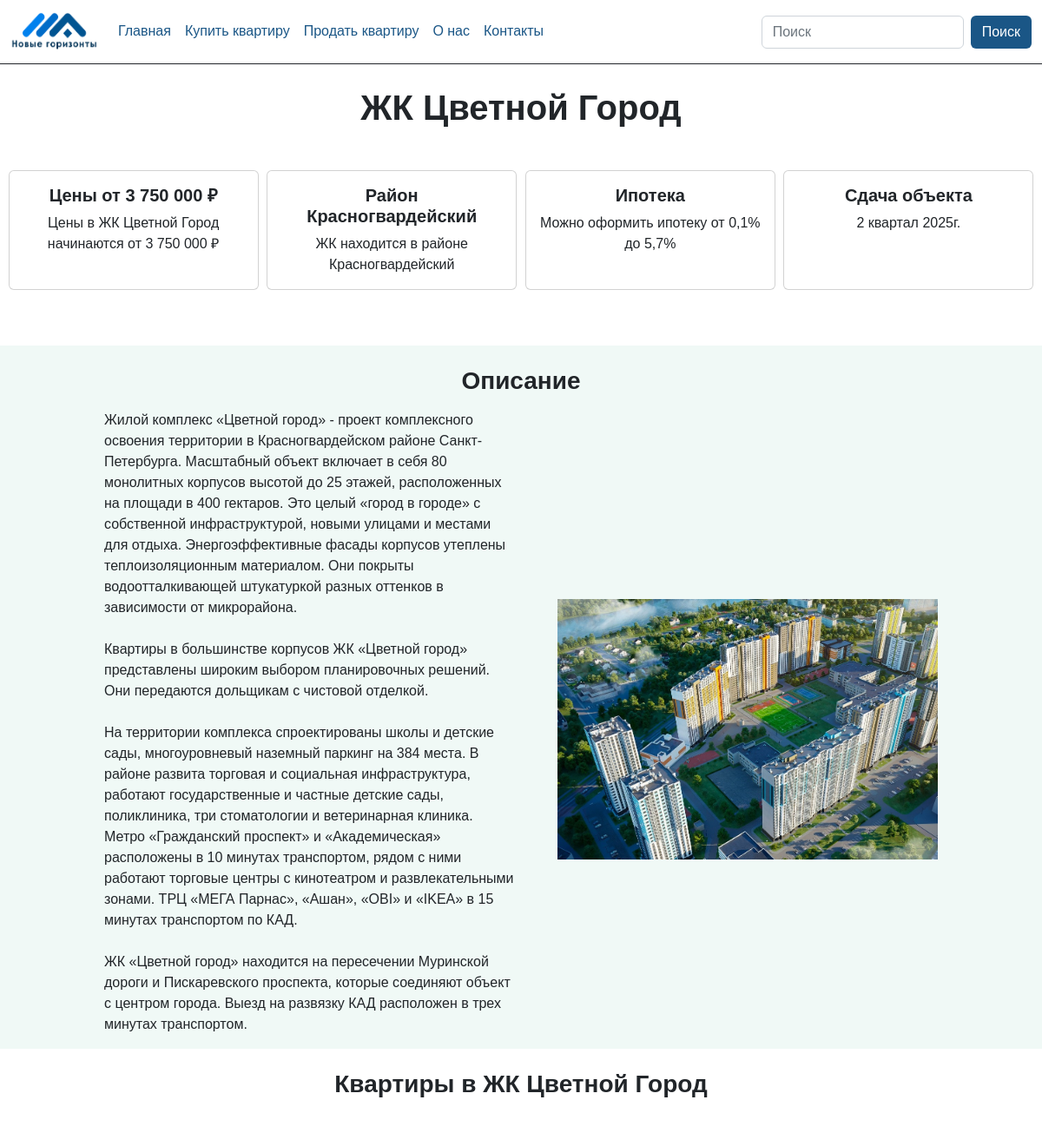
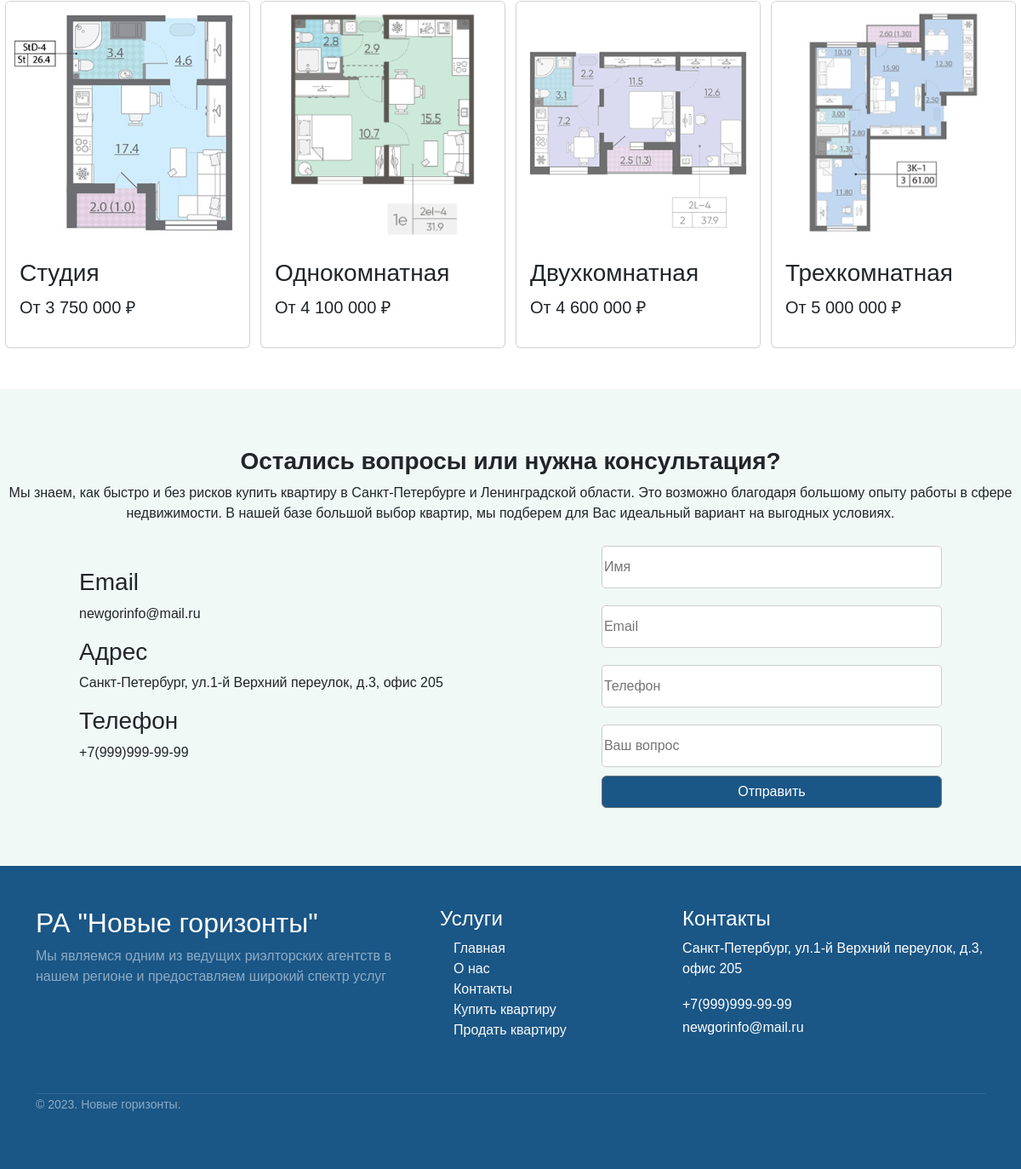
Page /sale/sale/5/ on the committed database (2 pictures, top to bottom).
### flats_sale/models.py (models this page shows, shortened)
class Flat(models.Model):
    object_name=models.ForeignKey(Object, on_delete=models.CASCADE, verbose_name="Объект")
    price=models.PositiveIntegerField(verbose_name='Цена')
    text=models.TextField(blank=False, verbose_name="Описание")
    img=models.ImageField(upload_to="%Y/%m/%d/", verbose_name="Изображение")
    class Meta:
       verbose_name = 'Объявление'
       verbose_name_plural = 'Объявления'

class Object(models.Model):
    name=models.CharField(max_length=128, verbose_name="Название")
    text=models.TextField(blank=False, verbose_name="Описание")
    location=models.CharField(max_length=128, verbose_name="Расположение")
    class Meta:
       verbose_name = 'Объект'
       verbose_name_plural = 'Объекты'
    def __str__(self):
       return self.name

class Category(models.Model):
    name=models.CharField(max_length=128, verbose_name="Название")
    object_name=models.ForeignKey(Object, on_delete=models.CASCADE, verbose_name="Объект")
    price=models.PositiveIntegerField(verbose_name="Цена")
    img=models.ImageField(upload_to="%Y/%m/%d/", verbose_name="Изображение")
    floors = models.ManyToManyField(Floor)
    class Meta:
       verbose_name = 'Категория'
       verbose_name_plural = 'Категории'

### flats_sale/views.py (the view)
# urls.py: path("sale/<int:pk>/", sale_id_view,  name="flat"),
def sale_id_view(request, pk):
    object_list = Object.objects.filter(pk=pk)
    category_list = Category.objects.filter(object_name=pk)
    pk = get_object_or_404(Flat, pk=pk)
    if request.method=="POST":
        form = CommentForm(request.POST, request.FILES)
        if form.is_valid():
            obj = Comment() #gets new object
            obj.author = form.cleaned_data['author']
            obj.email = form.cleaned_data['email']
            obj.phone = form.cleaned_data['phone']
            obj.text = form.cleaned_data['text']
            obj.save()
            messages.success(request, 'Ваша заявка отправлена')
            form = CommentForm()
    else:
        form = CommentForm()
    context = {"pk": pk, 'page': 'flats',  # 'comments_list':comments,
               'form': form, 'category_list': category_list,
               'object_list': object_list}
    return render(request, "flats_sale/flats_detail.html", context)

### comment/forms.py
class CommentForm(forms.Form):
    author = forms.CharField(widget=forms.TextInput(attrs={"class":"myfield", 'placeholder': 'Имя'}), label=_(u'Имя'))
    email=forms.CharField(widget=forms.TextInput(attrs={"class":"myfield", 'placeholder': 'Email'}))
    phone=forms.CharField(widget=forms.TextInput(attrs={"class":"myfield", 'placeholder': 'Телефон'}), label=_(u'Телефон'))
    text = forms.CharField(widget=forms.TextInput(attrs={"class":"myfield", 'placeholder': 'Ваш вопрос'}), label=_(u'Ваш вопрос'))
    class Meta:
        model = Comment
        exclude = ('date_of_create','published','post')

### flats_sale/templates/flats_sale/flats_detail.html (shortened to what this page needs)
{% extends "root.html" %}
{% load humanize %}
{% block content %}
{% for object in object_list %}
<div style="margin-top: 100px;">
    <h1 class="text-center fw-bold">{{ pk.object_name }}</h1>
</div>
<div class="mt-5 d-flex justify-content-evenly">
    <div class="card mb-3" style="width: 18rem; background-color: #fffff;">
      <div class="card-body">
        <h5 class="card-title text-dark text-center fw-bold">Цены от {{ pk.price|floatformat:0|intcomma }} ₽</h5>
        <p class="card-text text-dark text-center">Цены в {{ pk.object_name }} начинаются от {{ pk.price|floatformat:0|intcomma }} ₽</p>
      </div>
    </div>
    <div class="card mb-3" style="width: 18rem; background-color: #fffff;">
      <div class="card-body">
        <h5 class="card-title text-dark text-center fw-bold">Район {{ object.location }}</h5>
        <p class="card-text text-dark text-center">ЖК находится в районе {{ object.location }}</p>
      </div>
    </div>
    <div class="card mb-3" style="width: 18rem; background-color: #fffff;">
      <div class="card-body">
        <h5 class="card-title text-dark text-center fw-bold">Ипотека</h5>
        <p class="card-text text-dark text-center">Можно оформить ипотеку от 0,1% до 5,7%</p>
      </div>
    </div>
    <div class="card mb-3" style="width: 18rem; background-color: #fffff;">
      <div class="card-body">
        <h5 class="card-title text-dark text-center fw-bold">Сдача объекта</h5>
        <p class="card-text text-dark text-center">2 квартал 2025г.</p>
      </div>
    </div>
</div>
<div class="mt-5 d-flex flex-column align-items-center justify-content-center w-100" style="background-color: #F0F9F6; height: auto;">
<h3 class="text-center mt-4 fw-bold">Описание</h3>
    <div class="d-flex ms-3 me-3 mt-2 align-items-center" style="width: 60rem;">
        <p class=" me-5">{{ object.text|linebreaksbr }}</p>
        <img src="{{ pk.img.url }}" alt="" width="500px" height="300px">
    </div>
</div>
<div class="d-flex mt-4 flex-column align-items-center justify-content-center w-100" style="height: auto;">
<h3 class="text-center fw-bold">Квартиры в {{ pk.object_name }}</h3>
<div class="d-flex flex-wrap w-100 justify-content-around mt-5">
{% for category in category_list.all %}
<div class="d-flex flex-row">
    <div class="content d-flex justify-content-evenly">
        <div class="card" style="width: 18rem;">
            <img src="{{ category.img.url }}" class="card-img-top" alt="...">
            <div class="card-body">
                <h3 class="card-text">{{ category.name }}</h3>
                <p class="fs-5">От {{ category.price|floatformat:0|intcomma }} ₽</p>
            </div>
        </div>
    </div>
</div>
{% endfor %}
</div>
{% endfor %}
</div>
<div class="d-flex mt-5 flex-column align-items-center justify-content-center w-100" style="background-color: #F0F9F6; height: 35rem;">
    <h3 class="text-center fw-bold">Остались вопросы или нужна консультация?</h3>
    <p class="text-center">Мы знаем, как быстро и без рисков купить квартиру в Санкт-Петербурге и Ленинградской области. Это возможно благодаря большому опыту работы в сфере недвижимости. В нашей базе большой выбор квартир, мы подберем для Вас идеальный вариант на выгодных условиях.</p>
<div class="d-flex justify-content-around w-100 align-items-center">
<div class="d-flex flex-column">
    <div class="d-flex flex-column align-items-start">
        <h3 class="text-center">Email</h3>
        <p>newgorinfo@mail.ru</p>
    </div>
     <div class="d-flex flex-column align-items-start">
         <h3 class="text-center">Адрес</h3>
         <p>Санкт-Петербург, ул.1-й Верхний переулок, д.3, офис 205</p>
     </div>
      <div class="d-flex flex-column align-items-start">
          <h3 class="text-center">Телефон</h3>
          <p>+7(999)999-99-99</p>
      </div>
</div>
<div class="d-flex flex-column">
<form method="POST" novalidate>
        {% for field in form %}
        <div class="form-group d-flex justify-content-between align-items-center" style="width: 25rem;">
            <div>{{field}}</div>
        </div>
        {% endfor %}
        <input type="submit" class="btn btn-secondary w-100" style="background-color: #1A5686;" value="Отправить" >
        </div>
    </div>
</div>
{% endblock %}

### static/css/style.css (style rules this page uses)
body { background-color: #2C3A47; font-family: 'Century Gothic', sans-serif; }

### templates/root.html (style rules this page uses)
html, body { height: 100%; margin: 0; }

### flats_sale/templates/flats_sale/flats_detail.html (style rules this page uses)
.myfield { border:1px solid #ccc; border-radius:5px; height:50px; width:400px; margin: 10px 10px 10px 0; }
.card { transition: 1s; width: 100%; height: auto; object-fit: cover; }

### rows in the picture
Object: location "Красногвардейский", text "Жилой комплекс «Цветной город» - проект комплексного освоения территории в Красногвардейском районе Санкт-Петербурга. Масштабный объект включает в себя 80 монолитных корпусов высотой до 25 этажей, расположенных на площади в 400 гектаров. Это целый «город в городе» с собственной инфраструктурой, новыми улицами и местами для отдыха. Энергоэффективные фасады корпусов утеплены теплоизоляционным материалом. Они покрыты водоотталкивающей штукатуркой разных оттенков в зависимости от микрорайона. Квартиры в большинстве корпусов ЖК «Цветной город» представлены широким выбором планировочных решений. Они передаются дольщикам с чистовой отделкой. На территории комплекса спроектированы школы и детские…", img (picture)
Flat: object_name "ЖК Цветной Город", price "3 750 000"
Category: img (picture), name "Студия", price "3 750 000"
Category: img (picture), name "Однокомнатная", price "4 100 000"
Category: img (picture), name "Двухкомнатная", price "4 600 000"
Category: img (picture), name "Трехкомнатная", price "5 000 000"
